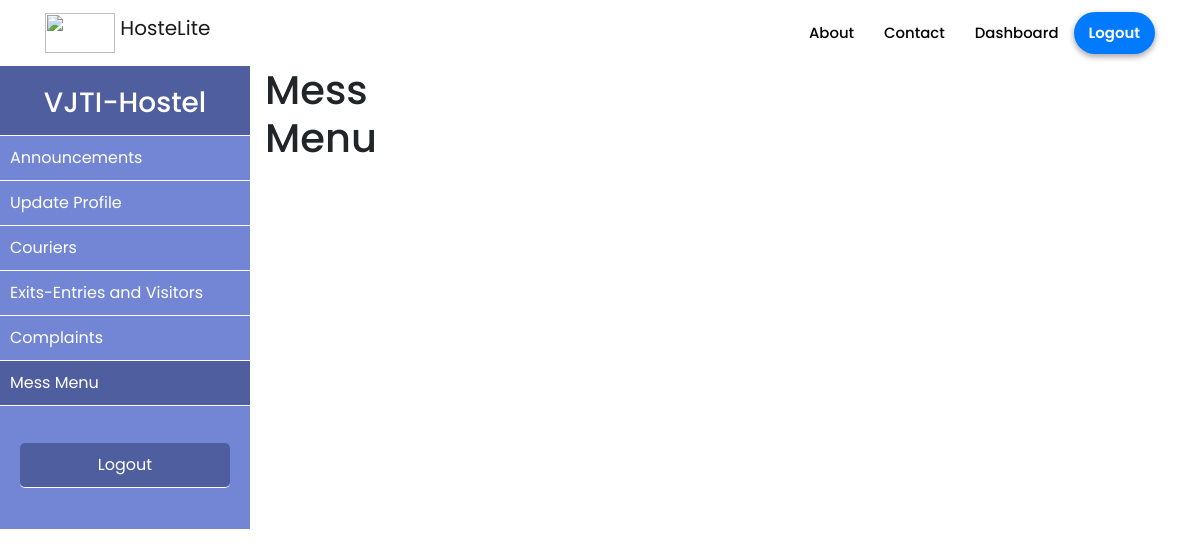
The app's page /students/mess (signed in), older data.
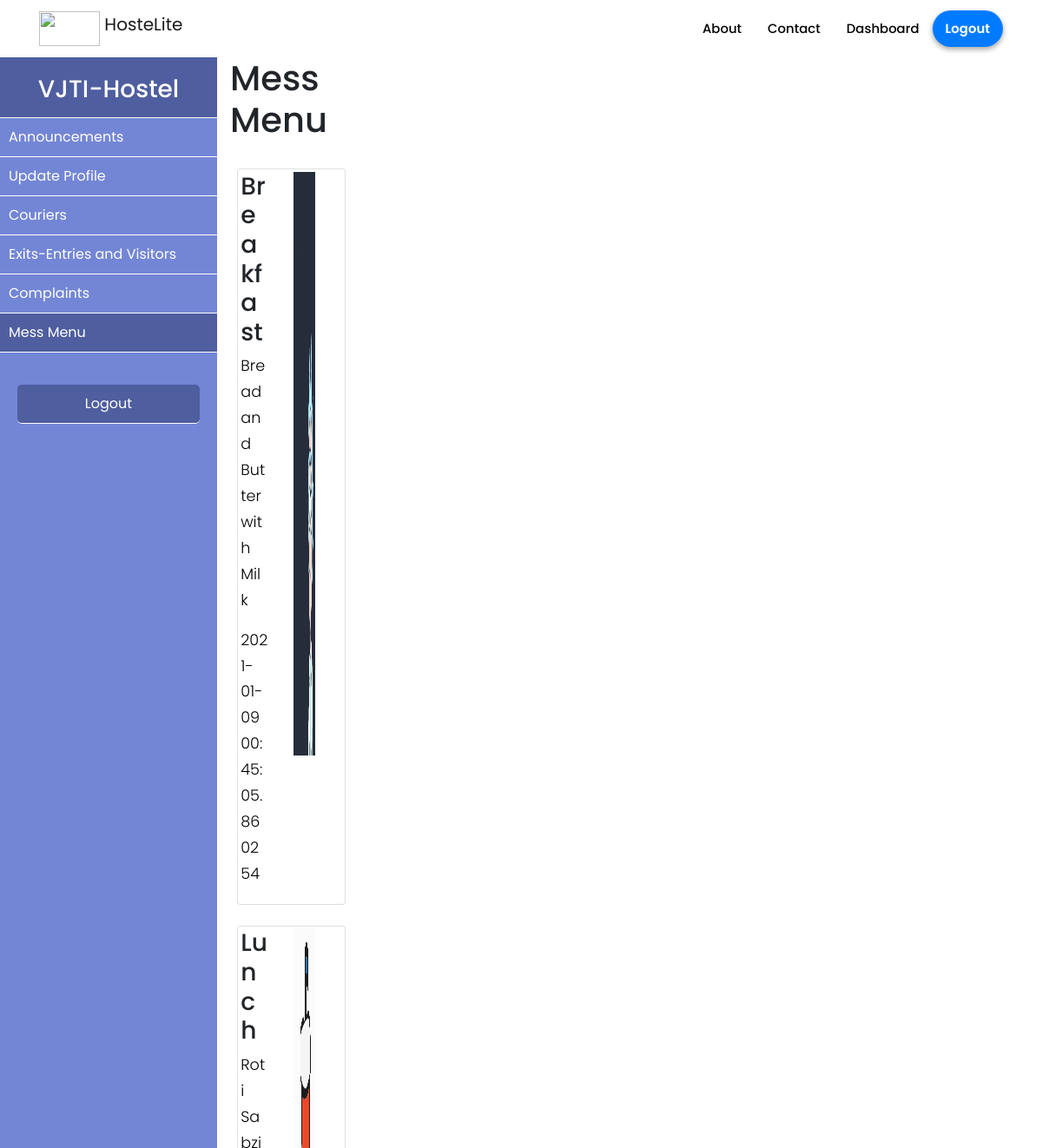
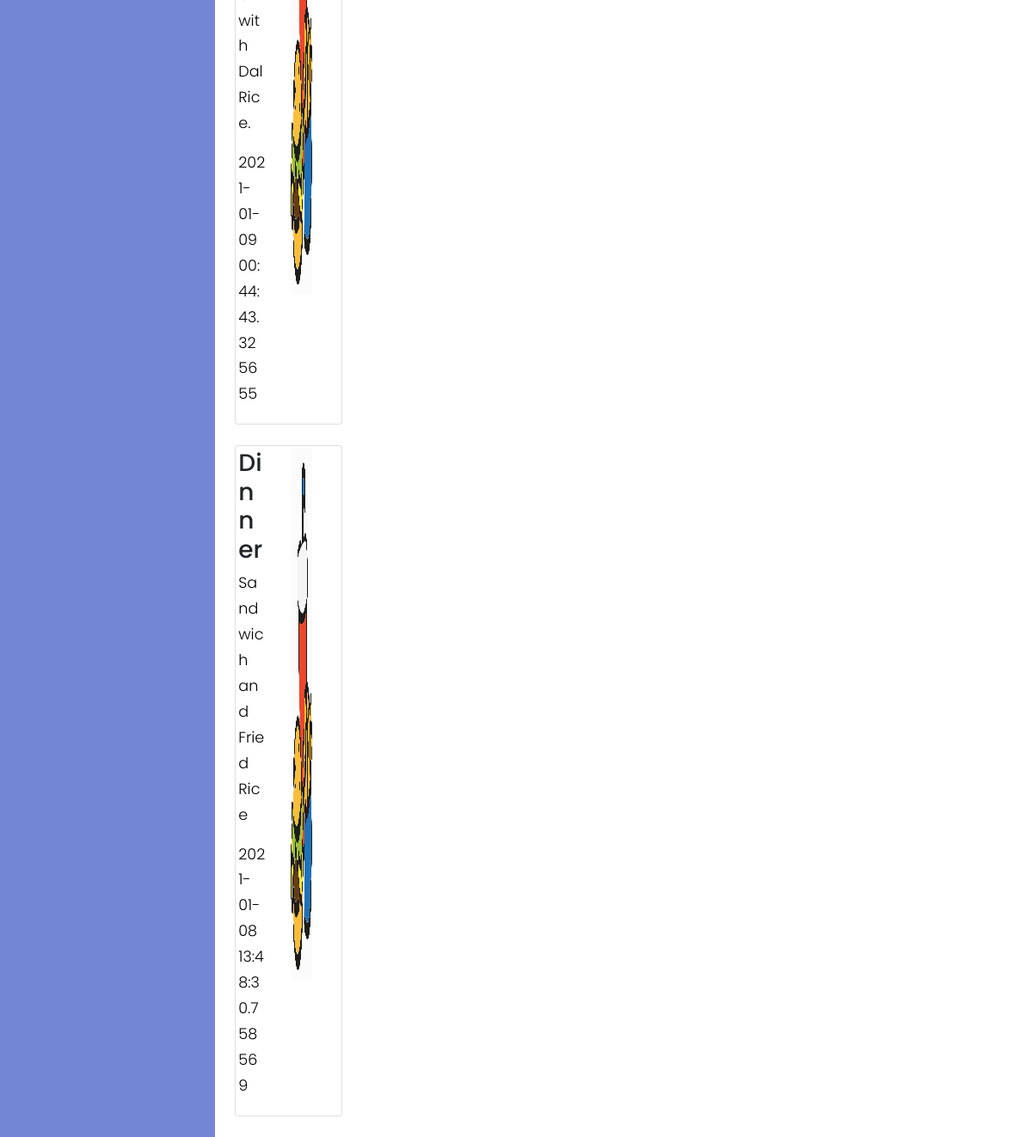
The same page, newer data (2 pictures, top to bottom).
### hostelmanagement/models.py (models this page shows, shortened)
class MessMenu(db.Model):
    id = db.Column(db.Integer, primary_key = True)
    user_id = db.Column(db.Integer, db.ForeignKey('user.id'), nullable = False)
    type_of_meal = db.Column(db.String(100), nullable = False)
    menu = db.Column(db.Text, nullable = False)
    image = db.Column(db.String(20), nullable = False, default = 'food.jpg')
    date_posted = db.Column(db.DateTime, nullable = False, default = datetime.utcnow)

### hostelmanagement/routes.py (the view)
@app.route("/students/mess")
@login_required
def mess_menu():
    messMenu = MessMenu.query.filter_by()
    return render_template('student/mess_menu.html', title = 'Mess Menu', messMenu = messMenu)

### hostelmanagement/models.py (called while the page is built)
@login_manager.user_loader
def load_user(user_id):
    return User.query.get(int(user_id))

### hostelmanagement/templates/student/mess_menu.html (shortened to what this page needs)
{% extends '/student/students_layout.html' %}
{% block student_mess_menu %}active{% endblock student_mess_menu %}
{% block student_content %}
    {% if messMenu %}
        <div class="container">
            <h1>Mess Menu</h1><br>
            {% for item in messMenu %}
            <div class="card" style="padding: 2%">
            <div class="row">
                <div class="col-md-5">
                <h3>{{item.type_of_meal}}</h3>
                <p  style="color: black">{{item.menu}}</p>
                <p  style="color: black">{{item.date_posted}}</p>
                </div>
                <div class="col-md-5"><img width=80% height=80% src="{{ url_for('static', filename='menu_pics/' + item.image) }}" alt="food"></div>
            </div>
            </div>
            <br>
        {% endfor %}
        </div>
    {% endif %}
{% endblock %}

### hostelmanagement/templates/student/students_layout.html (shortened to what this page needs)
{% extends 'layout.html' %}
{% block content %}
    <div class="wrapper">
        <nav id="sidebar">
            <div class="sidebar-header">
                <h3>VJTI-Hostel</h3>
            </div>
            <ul class="list-unstyled components">
                <li class="{% block student_announcements %}{% endblock student_announcements %}">
                    <a href="{{ url_for('display_student_announcements') }}">Announcements</a>
                </li>
                <li class="{% block student_update %}{% endblock student_update %}">
                    <a href="{{ url_for('update_account') }}">Update Profile</a>
                </li>
                <li class="{% block student_couriers %}{% endblock student_couriers %}">
                    <a href="{{ url_for('display_couriers') }}">Couriers</a>
                </li>
                <li class="{% block student_exit_entry %}{% endblock student_exit_entry %}">
                    <a href="{{ url_for('display_entry_exits') }}">Exits-Entries and Visitors</a>
                </li>
                <li class="{% block student_complaints %}{% endblock student_complaints %}">
                    <a href="{{ url_for('display_complaints') }}">Complaints</a>
                </li>
                <li class="{% block student_mess_menu %}{% endblock student_mess_menu %}">
                    <a href="{{ url_for('mess_menu') }}">Mess Menu</a>
                </li>
            </ul>
            <ul class="list-unstyled CTAs">
                <li>
                    <a href="{{ url_for('logout') }}" class="download">Logout</a>
                </li>
            </ul>
        </nav>
    {% block student_content %}
    {% endblock %}
{% endblock %}

### hostelmanagement/templates/layout.html (shortened to what this page needs)
<!DOCTYPE html>
<html>
<head>
    <link rel="stylesheet" href="https://cdn.jsdelivr.net/npm/bootstrap@4.5.3/dist/css/bootstrap.min.css">
    <link rel='stylesheet' href="{{ url_for('static', filename='style.css') }}">
</head>
<body>
    <section id="landingPage">
        <header id="header">
            <nav class="navbar navbar-expand-lg navbar-light" id="navBar" style="background-color: transparent">
            <div class="container">
                <a class="navbar-brand" href="{{url_for('index')}}">
                    <img src="https://cdn.logo.com/hotlink-ok/logo-social.png" width="70" height="40" class="d-inline-block align-top" alt="" loading="lazy">
                    HosteLite
                </a>
                <div class="collapse navbar-collapse" id="navbarSupportedContent">
                    {% if not current_user.is_authenticated %}
                        <ul class='navbar-nav ml-auto'>
                            <li class="nav-item">
                                <a class="nav-link" href="{{ url_for('about') }}">About</a>
                            </li>
                            <li class="nav-item">
                                <a class="nav-link" href="{{ url_for('contact') }}">Contact</a>
                            </li>
                            <li class="nav-item">
                                <a class="nav-link" href="{{ url_for('login') }}">Log In</a>
                            </li>
                            <li class="nav-item">
                                <a class="nav-link toButton pl-15 pr-15" style="color: white; font-weight: 600" href="{{ url_for('application') }}">Apply Now</a>
                            </li>
                        </ul>
                    {% else %}
                        <ul class='navbar-nav ml-auto'>
                            <li class="nav-item">
                                <a class="nav-link" href="{{ url_for('about') }}">About</a>
                            </li>
                            <li class="nav-item">
                                <a class="nav-link" href="{{ url_for('contact') }}">Contact</a>
                            </li>
                            <li class="nav-item">
                                <a class="nav-link" href="{{ url_for('dashboard_mapping') }}">Dashboard</a>
                            </li>
                            <li class="nav-item">
                                <a class="nav-link toButton pl-15 pr-15" style="color: white; font-weight: 600" href="{{ url_for('logout') }}">Logout</a>
                            </li>
                        </ul>
                    {% endif %}
                </div>
            </div>
            </nav>
        </header>
        </section>
        {% block content %}
        {% endblock %}
</body>
</html>

### hostelmanagement/static/style.css (style rules this page uses)
* { margin: 0; padding: 0; font-family: "Poppins", sans-serif; font-size: 16px; box-sizing: border-box; }
body { overflow-x:hidden; scroll-behavior: smooth; }
#landingPage #header { width: 100%; transition: 0.6s; }
#landingPage nav { background-color: rgba(255, 255, 255); }
#landingPage #header nav ul a { font-size: 0.93em; font-weight: 500; text-decoration: none; padding: 10px 15px; text-align: center; color: #000; }
#landingPage .toButton { text-align: center; border-radius: 2rem; background: #007BFF; box-shadow: 0 2px 6px rgba(0, 0, 0, 0.16), 0 3px 6px rgba(0, 0, 0, 0.23); color: #fff; -webkit-transition: all 0.4s; -moz-transition: all 0.4s; transition: all 0.4s; }
p { font-family: 'Poppins', sans-serif; font-size: 1.1em; font-weight: 300; line-height: 1.7em; color: #999; }
.wrapper { display: flex; width: 30%; margin-right: 0; }
#sidebar { min-width: 250px; max-width: 250px; background: #7386D5; color: #fff; transition: all 0.3s; }
#sidebar .sidebar-header { padding: 20px; background:#4f5e9f; border-bottom: 1px solid white; padding-bottom: 7px; }
#sidebar .sidebar-header h3 { text-align:center; }
#sidebar ul.components { border-bottom: 1px solid #6d7fcc; }
#sidebar ul li a { padding: 10px; font-size: 1em; text-decoration: none; color:white; display: block; border-bottom: 1px solid white; }
#sidebar ul li.active>a, a[aria-expanded="true"] { color: #fff; background:#4f5e9f; }
ul.CTAs { padding: 20px; }
ul.CTAs a { text-align: center; font-size: 1em !important; display: block; color: white; background-color: #4f5e9f; border-radius: 5px; margin-bottom: 5px; }
a.download { background: #fff; color: #7386D5; }

### hostelmanagement/templates/student/students_layout.html (style rules this page uses)
.navbar { margin-bottom: 0px!important; }

### hostelmanagement/templates/student/mess_menu.html (style rules this page uses)
.card { margin: 0 6%; }

Row changes from the older to the newer data that the page shows:
added MessMenu: type_of_meal "Breakfast", menu "Bread and Butter with Milk", date_posted "2021-01-09 00:45:05.860254", image (picture)
added MessMenu: type_of_meal "Lunch", menu "Roti Sabzi with Dal Rice.", date_posted "2021-01-09 00:44:43.325655", image (picture)
added MessMenu: type_of_meal "Dinner", menu "Sandwich and Fried Rice", date_posted "2021-01-08 13:48:30.758569", image (picture)
